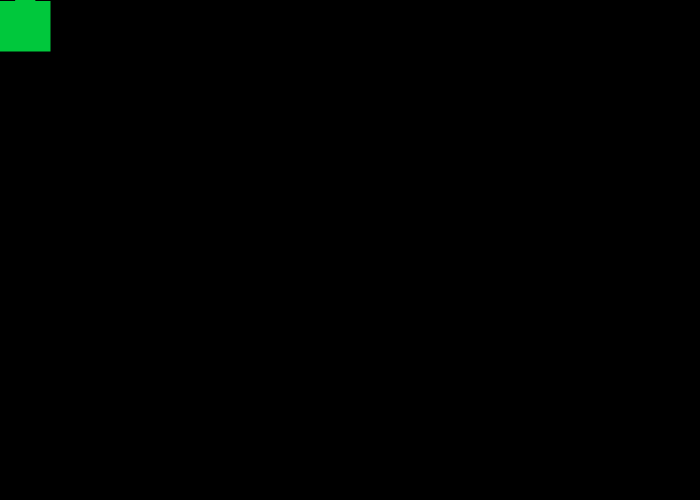
Frame 1 (no input)
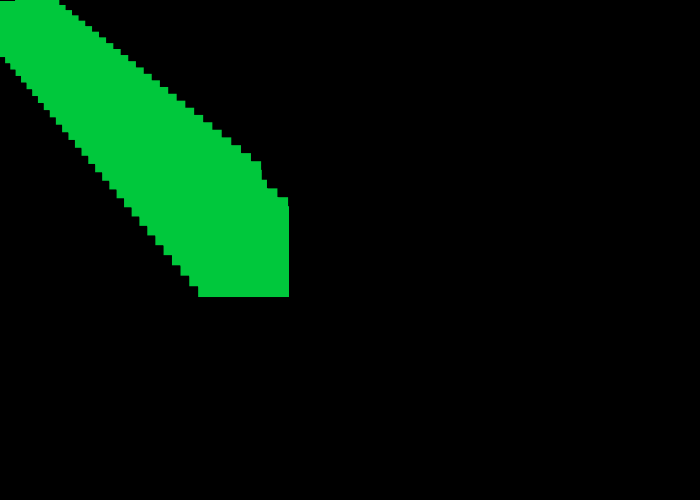
Frame 60 (the mouse pressed at the canvas centre just before this capture)
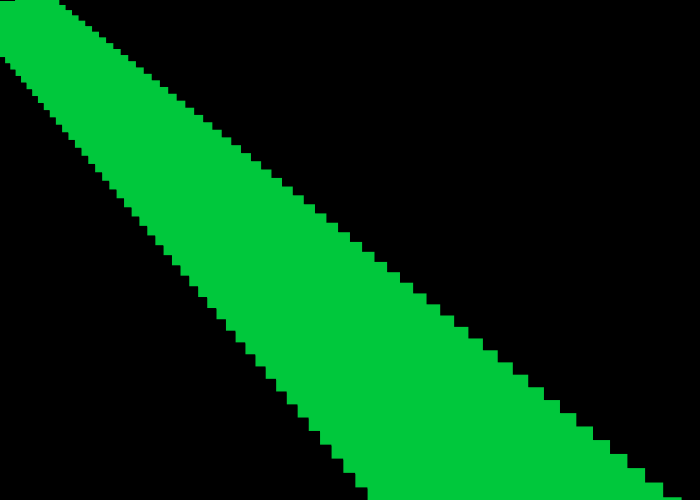
Frame 120 (the mouse held since frame 60 and released just before this capture)

The Processing sketch that drew these frames (run headless with seeded random() and noise(); from frame 60 on, the mouse is pressed at the canvas centre):

// Processing sketch: creature_walk
// ── creature_walk.pde
PShape creature, head, body;
float posx=0;
float posy=1;

void setup() {
  size(700,500);
  background(0);
  fill(0);
  
  //shapes
  //parent group
  creature = createShape(GROUP);
  
  //body parts
  head = createShape(RECT, 15,-20,20,20);
  head.setFill(color(0,200,60));
  head.setStroke(false);
  
  body = createShape(RECT, 0,0,50,50);
  body.setFill(color(0,200,60));
  body.setStroke(false);
  
  //add body parts as children
  creature.addChild(head);
  creature.addChild(body);
}

void draw()  {
  //calculations
  creature.translate(posx,posy);
  creature.scale(1.01);
  
  //shapes
  clear();
  shape(creature);
  
  //logic (staircase feature)
  if (posy == 5){
    posx=5;
    posy=0;
    }
  else  {
  posx=0;
  posy=5;
  }
}
